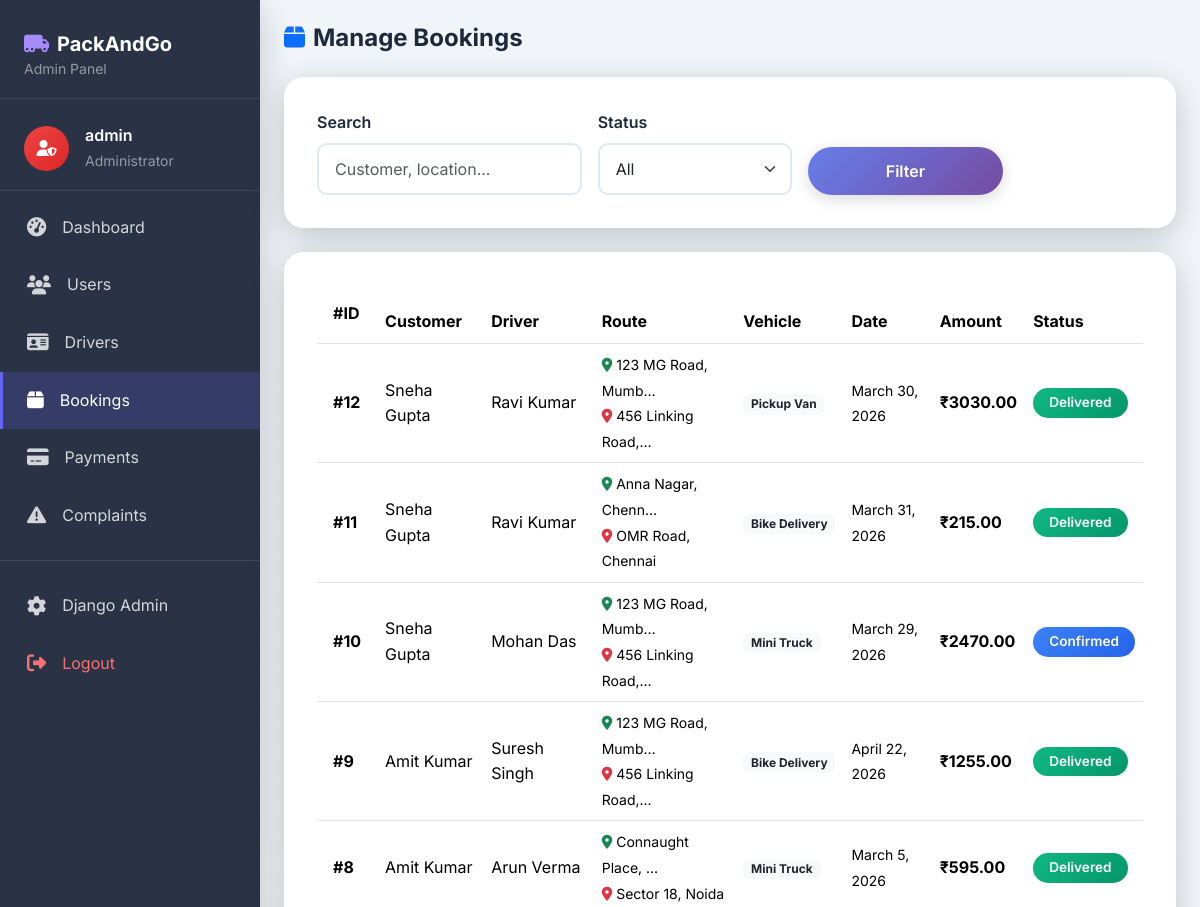
The app's page /admin-panel/bookings/ (signed in, upper part), older data.
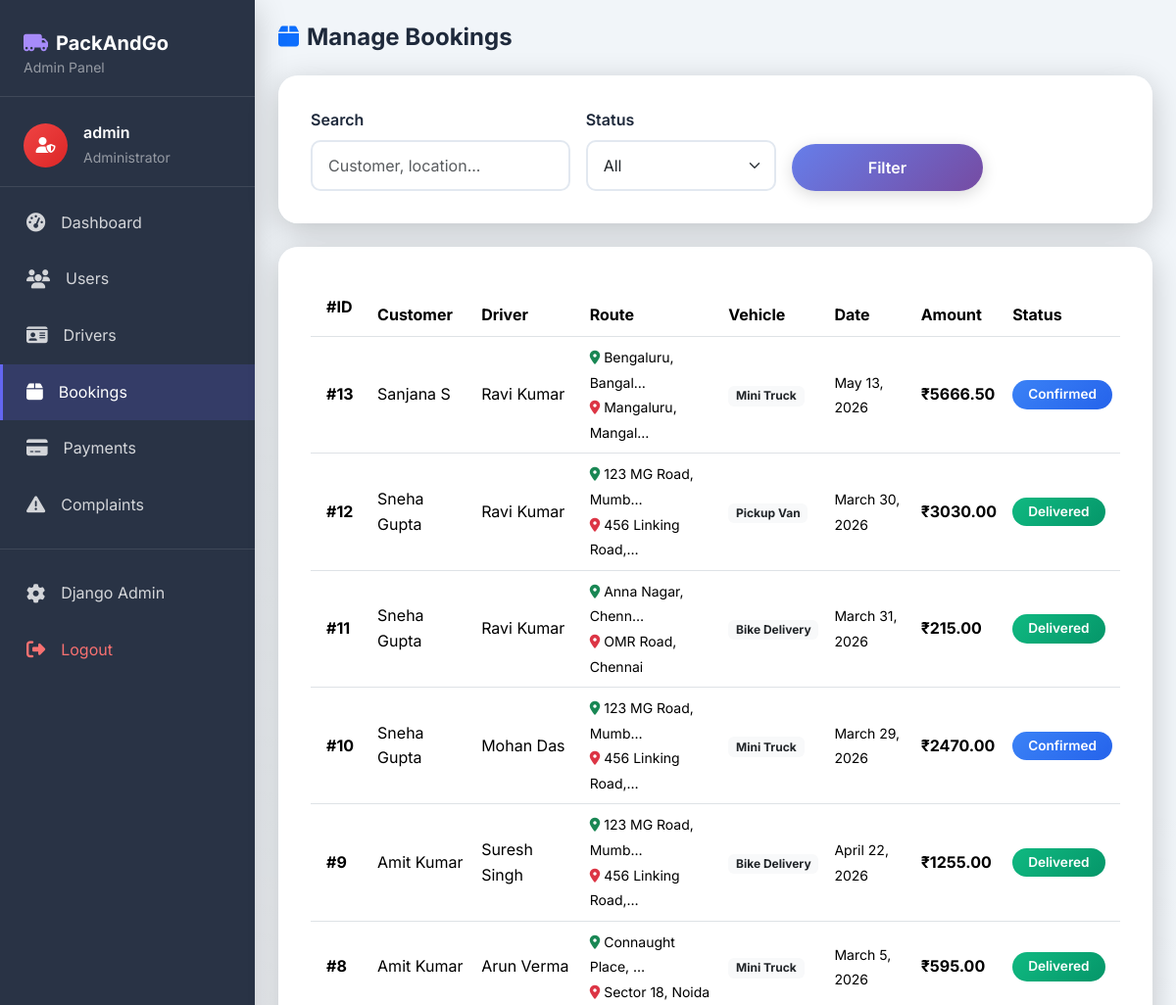
The same page, newer data.
### core/models.py (models this page shows, shortened)
class Booking(models.Model):
    STATUS_CHOICES = [
        ('pending', 'Pending'),
        ('confirmed', 'Confirmed'),
        ('picked_up', 'Picked Up'),
        ('in_transit', 'In Transit'),
        ('delivered', 'Delivered'),
        ('cancelled', 'Cancelled'),
    ]
    user = models.ForeignKey(User, on_delete=models.CASCADE, related_name='bookings')
    driver = models.ForeignKey(Driver, on_delete=models.SET_NULL, null=True, blank=True, related_name='jobs')
    pickup_location = models.CharField(max_length=255)
    drop_location = models.CharField(max_length=255)
    pickup_city = models.CharField(max_length=100, blank=True)
    drop_city = models.CharField(max_length=100, blank=True)
    item_description = models.TextField()
    vehicle_type = models.CharField(max_length=20, choices=VEHICLE_CHOICES)
    booking_date = models.DateField()
    delivery_date = models.DateField(null=True, blank=True)
    status = models.CharField(max_length=20, choices=STATUS_CHOICES, default='pending')
    estimated_price = models.DecimalField(max_digits=10, decimal_places=2, default=0)
    distance_km = models.DecimalField(max_digits=8, decimal_places=2, default=0)
    item_image = models.ImageField(upload_to='bookings/', blank=True, null=True)
    special_instructions = models.TextField(blank=True)
    created_at = models.DateTimeField(auto_now_add=True)
    updated_at = models.DateTimeField(auto_now=True)
    class Meta:
        ordering = ['-created_at']

class Driver(models.Model):
    STATUS_CHOICES = [
        ('pending', 'Pending Approval'),
        ('approved', 'Approved'),
        ('rejected', 'Rejected'),
        ('suspended', 'Suspended'),
    ]
    user = models.OneToOneField(User, on_delete=models.CASCADE, related_name='driver_profile', null=True, blank=True)
    driver_name = models.CharField(max_length=100)
    email = models.EmailField(unique=True)
    phone = models.CharField(max_length=15)
    vehicle_type = models.CharField(max_length=20, choices=VEHICLE_CHOICES)
    vehicle_number = models.CharField(max_length=20)
    license_number = models.CharField(max_length=30)
    availability = models.BooleanField(default=True)
    status = models.CharField(max_length=20, choices=STATUS_CHOICES, default='pending')
    profile_image = models.ImageField(upload_to='drivers/', blank=True, null=True)
    city = models.CharField(max_length=100, blank=True)
    total_earnings = models.DecimalField(max_digits=10, decimal_places=2, default=0)
    rating = models.DecimalField(max_digits=3, decimal_places=2, default=0)
    total_trips = models.IntegerField(default=0)
    created_at = models.DateTimeField(auto_now_add=True)

### core/views.py (the view)
# urls.py: path('admin-panel/bookings/', views.admin_bookings, name='admin_bookings'),
@admin_required
def admin_bookings(request):
    status_filter = request.GET.get('status', '')
    search = request.GET.get('search', '')
    bookings = Booking.objects.select_related('user', 'driver').all()
    if status_filter:
        bookings = bookings.filter(status=status_filter)
    if search:
        bookings = bookings.filter(
            Q(user__username__icontains=search) |
            Q(pickup_location__icontains=search) |
            Q(drop_location__icontains=search)
        )
    paginator = Paginator(bookings, 15)
    page = request.GET.get('page', 1)
    return render(request, 'admin_panel/bookings.html', {
        'bookings': paginator.get_page(page),
        'status_filter': status_filter,
        'search': search,
    })

### core/views.py (called while the page is built)
def admin_required(view_func):
    @functools.wraps(view_func)
    def wrapper(request, *args, **kwargs):
        if not request.user.is_authenticated or not (request.user.is_staff or request.user.is_superuser):
            messages.error(request, 'Admin access required.')
            return redirect('login')
        return view_func(request, *args, **kwargs)
    return wrapper

### templates/admin_panel/bookings.html (shortened to what this page needs)
{% extends 'base.html' %}
{% block content %}
<div class="d-flex" style="min-height: 100vh; background: #f1f5f9;">
    {% include 'components/admin_sidebar.html' %}
    <div class="flex-grow-1 p-4">
        <div class="d-flex align-items-center mb-4">
            <h4 class="fw-bold mb-0"><i class="fas fa-box me-2 text-primary"></i>Manage Bookings</h4>
        </div>
        <div class="glass-card mb-4">
            <form method="get" class="row g-3 align-items-end">
                <div class="col-md-4">
                    <label class="form-label">Search</label>
                    <input type="text" name="search" class="form-control" placeholder="Customer, location..." value="{{ search }}">
                </div>
                <div class="col-md-3">
                    <label class="form-label">Status</label>
                    <select name="status" class="form-select">
                        <option value="">All</option>
                    </select>
                </div>
                <div class="col-md-3">
                    <button type="submit" class="btn btn-gradient w-100">Filter</button>
                </div>
            </form>
        </div>
        <div class="glass-card">
            <div class="table-responsive">
                <table class="table table-hover align-middle">
                    <thead style="background: linear-gradient(135deg, #667eea 0%, #764ba2 100%); color:white;">
                        <tr>
                            <th class="py-3 px-3">#ID</th>
                            <th>Customer</th>
                            <th>Driver</th>
                            <th>Route</th>
                            <th>Vehicle</th>
                            <th>Date</th>
                            <th>Amount</th>
                            <th>Status</th>
                        </tr>
                    </thead>
                    <tbody>
                        {% for booking in bookings %}
                        <tr>
                            <td class="px-3"><strong>#{{ booking.id }}</strong></td>
                            <td>{{ booking.user.get_full_name|default:booking.user.username }}</td>
                            <td>{{ booking.driver.driver_name|default:"Unassigned" }}</td>
                            <td>
                                <small><i class="fas fa-map-marker-alt text-success me-1"></i>{{ booking.pickup_location|truncatechars:18 }}</small><br>
                                <small><i class="fas fa-map-marker-alt text-danger me-1"></i>{{ booking.drop_location|truncatechars:18 }}</small>
                            </td>
                            <td><span class="badge bg-light text-dark">{{ booking.get_vehicle_type_display }}</span></td>
                            <td><small>{{ booking.booking_date }}</small></td>
                            <td><strong>₹{{ booking.estimated_price }}</strong></td>
                            <td>
                                <span class="badge badge-{{ booking.status }} badge-custom">{{ booking.get_status_display }}</span>
                            </td>
                        </tr>
                        {% empty %}
                        <tr><td colspan="8" class="text-center py-4 text-muted">No bookings found</td></tr>
                        {% endfor %}
                    </tbody>
                </table>
            </div>
        </div>
    </div>
</div>
{% endblock %}

Row changes from the older to the newer data that the page shows:
added Booking: id "13", user.get_full_name "Sanjana S", driver.driver_name "Ravi Kumar", pickup_location "Bengaluru, Bangal…", drop_location "Mangaluru, Mangal…", vehicle_type "Mini Truck", booking_date "May 13, 2026", estimated_price "5666.50", status "Confirmed"
